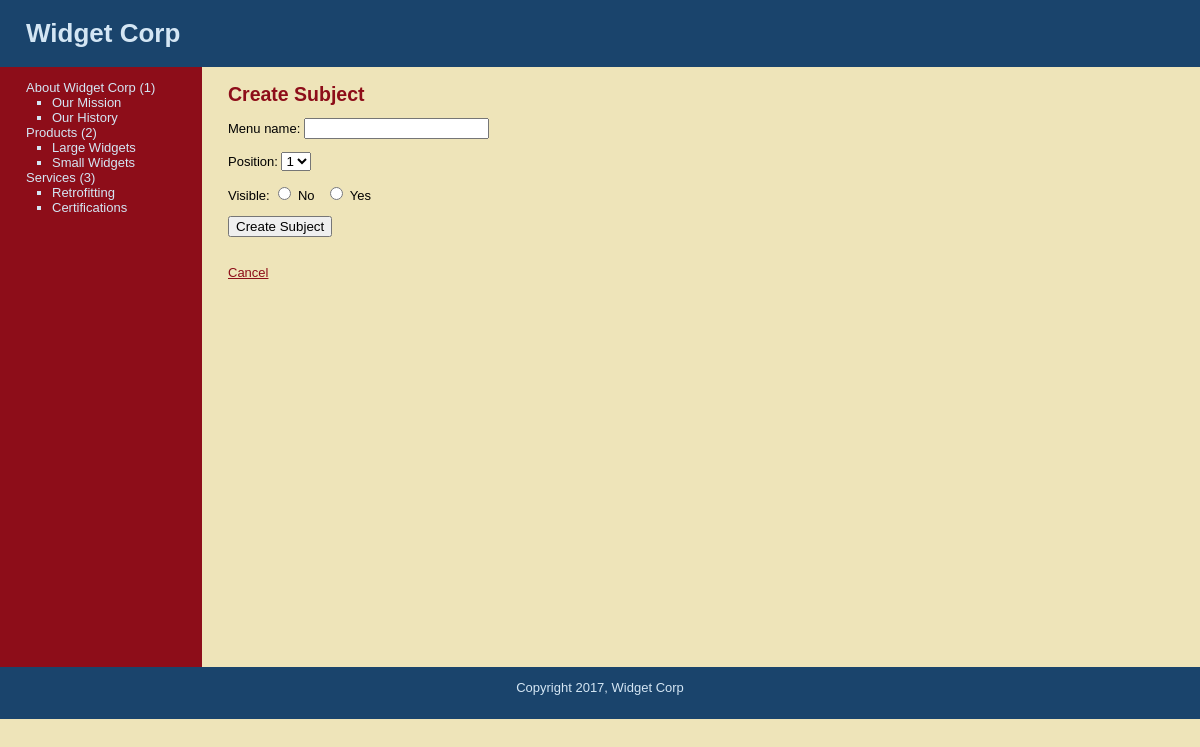
The app's page /new_subject.php with its own data.
### tables this page shows
CREATE TABLE `subjects` (
  `id` int(11) NOT NULL AUTO_INCREMENT,
  `menu_name` varchar(30) NOT NULL,
  `position` int(3) NOT NULL,
  `visible` tinyint(1) NOT NULL,
  PRIMARY KEY (`id`)
);

CREATE TABLE `pages` (
  `id` int(11) NOT NULL AUTO_INCREMENT,
  `subject_id` int(11) NOT NULL,
  `menu_name` varchar(30) NOT NULL,
  `position` int(3) NOT NULL,
  `visible` tinyint(1) NOT NULL,
  `content` text,
  PRIMARY KEY (`id`),
  KEY `subject_id` (`subject_id`)
);

### includes/functions.php (called while the page is built, shortened)
<?php
function find_all_subjects(){
	global $connection;
	$query = "SELECT * ";
	$query.= "FROM subjects ";
	$query.= "WHERE visible = 1 ";
	$query.= "ORDER BY position ASC";
	$subject_set = mysqli_query($connection, $query);
	return $subject_set;
}
function find_pages_for_subject($subject_id){
	global $connection;
	$safe_subject_id = mysqli_real_escape_string($connection, $subject_id);
	$query = "SELECT * ";
	$query.= "FROM pages ";
	$query.= "WHERE visible = 1 ";
	$query.= "AND subject_id = {$safe_subject_id} ";
	$query.= "ORDER BY position ASC";
	$page_set = mysqli_query($connection, $query);
	return $page_set;
}
function find_selected_page (){
	if (isset($_GET["subject"])) {
		$current_subject = find_subject_by_id($_GET["subject"]);
		$current_page = null;
	} elseif (isset($_GET["page"])) {
		$current_subject = null;
		$current_page = find_page_by_id($_GET["page"]);
	} else {
		$current_subject = null;
		$current_page = null;
	}
}
?>

### public/new_subject.php (the view, shortened to what this page needs)
<?php require_once("../includes/db_connection.php"); ?>
<?php require_once("../includes/functions.php"); ?>
<?php include("../includes/layouts/header.php"); ?>
<div id="main">
	<div id="navigation">
		<ul class="subjects">
			<?php $subject_set=find_all_subjects();	?>
		<?php
			while($subject = mysqli_fetch_assoc($subject_set)){
		?>
			<?php
				echo "<li";
				if ($subject["id"]==$current_subject["id"]) {
					echo " class=\"selected\"";
				}
				echo ">" ;
			?>
				<a href="manage_content.php?subject=<?php echo urlencode($subject["id"]); ?> "><?php echo $subject["menu_name"]." (" . $subject["id"] . ")"; ?></a>
				<?php $page_set=find_pages_for_subject($subject["id"]); ?>
				<ul class="pages">
					<?php
					while($page = mysqli_fetch_assoc($page_set)){
					?>
			<?php
				echo "<li";
				if ($page["id"]==$current_page["id"]) {
					echo " class=\"selected\"";
				}
				echo ">" ;
			?>
					<a href="manage_content.php?page=<?php echo urlencode($page["id"]); ?>" ><?php echo $page["menu_name"]; ?></a>
					</li>
					<?php
							}
					?>
				</ul>
			</li>
		<?php
				}
		?>
		</ul>
	</div>
	<div id="page">
		<h2>Create Subject</h2>
		<form action="create_subject.php" method="post">
			<p>Menu name:
				<input type="text" name="menu_name" value="" />
			</p>
			<p>Position:
				<select name="position">
				<?php
				$subject_set = find_all_subjects()	;
				$subject_count= mysqli_num_rows($subject_set);
				for($count=1; $count<=$subject_count+1; $count++){
					echo "<option value=\"{$count}\">{$count}</option>";
						}
					?>
				</select>
			</p>
			<p>Visible:
				<input type="radio" name="visible" value="0" /> No
				&nbsp;
				<input type="radio" name="visible" value="1" /> Yes
			</p>
			<input type="submit" name="submit" value="Create Subject" />
		</form>
		<br />
		<a href ="manage_content.php">Cancel</a>
	</div>
</div>
<?php include("../includes/layouts/footer.php"); ?>

### public/stylesheets/public.css (style rules this page uses)
html { height: 100%; width: 100%; }
body { width: 100%; height: 100%; margin: 0; padding: -; border: 0; font-family: Verdana, Arial, Helvetica, sans-serif; font-size: 13px; line-height: 15px; background: #EEE4B9; }
a { color: #8D0D19; }
#main { height: 600px; width: 100%; margin: 0; padding: 0; background: #EEE4B9; }
#navigation { float: left; width: 150px; height: 100%; margin: 0; padding: 0 2em; color: #D4E6F4; background: #8D0D19; }
#navigation a { color: #D4E6F4; text-decoration: none; }
ul.subjects { margin: 1em 0; padding-left: 0; list-style: none }
ul.pages { padding-left: 2em; list-style: square; font-weight: normal; }
#page { float: left; height: 100%; padding-left: 2em; vertical-align: top; background: #EEE4B9; color: #000000; }
#page h2 { color: #8D0D19; margin-top: 1em; }

### records on screen
subjects: menu_name "About Widget Corp", id "1"
pages: menu_name "Our Mission"
pages: menu_name "Our History"
subjects: menu_name "Products", id "2"
pages: menu_name "Large Widgets"
pages: menu_name "Small Widgets"
subjects: menu_name "Services", id "3"
pages: menu_name "Retrofitting"
pages: menu_name "Certifications"

### other values on screen
form field position "1"
